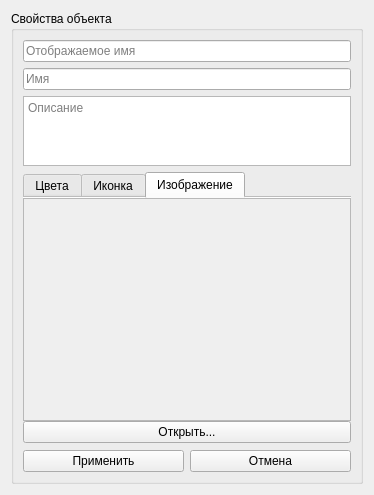
<?xml version="1.0" encoding="UTF-8"?>
<ui version="4.0">
 <class>ObjectPropertyEditorForm</class>
 <widget class="QWidget" name="ObjectPropertyEditorForm">
  <property name="geometry">
   <rect>
    <x>0</x>
    <y>0</y>
    <width>374</width>
    <height>495</height>
   </rect>
  </property>
  <property name="windowTitle">
   <string>Form</string>
  </property>
  <property name="styleSheet">
   <string notr="true"/>
  </property>
  <layout class="QVBoxLayout" name="verticalLayout">
   <item>
    <widget class="QGroupBox" name="groupBox">
     <property name="title">
      <string>Свойства объекта</string>
     </property>
     <layout class="QVBoxLayout" name="verticalLayout_2">
      <item>
       <widget class="QLineEdit" name="shortName_lineEdit">
        <property name="placeholderText">
         <string>Отображаемое имя</string>
        </property>
       </widget>
      </item>
      <item>
       <widget class="QLineEdit" name="name_lineEdit">
        <property name="placeholderText">
         <string>Имя</string>
        </property>
       </widget>
      </item>
      <item>
       <widget class="QPlainTextEdit" name="description_plainTextEdit">
        <property name="sizePolicy">
         <sizepolicy hsizetype="Expanding" vsizetype="Expanding">
          <horstretch>0</horstretch>
          <verstretch>1</verstretch>
         </sizepolicy>
        </property>
        <property name="placeholderText">
         <string>Описание</string>
        </property>
       </widget>
      </item>
      <item>
       <widget class="QTabWidget" name="property_tabWidget">
        <property name="sizePolicy">
         <sizepolicy hsizetype="Expanding" vsizetype="Expanding">
          <horstretch>0</horstretch>
          <verstretch>4</verstretch>
         </sizepolicy>
        </property>
        <property name="tabPosition">
         <enum>QTabWidget::North</enum>
        </property>
        <property name="tabShape">
         <enum>QTabWidget::Rounded</enum>
        </property>
        <property name="currentIndex">
         <number>2</number>
        </property>
        <property name="documentMode">
         <bool>true</bool>
        </property>
        <widget class="QWidget" name="tab_colors">
         <attribute name="title">
          <string>Цвета</string>
         </attribute>
         <layout class="QVBoxLayout" name="verticalLayout_3">
          <item>
           <layout class="QHBoxLayout" name="horizontalLayout_2">
            <item>
             <widget class="QLabel" name="label">
              <property name="text">
               <string>Основной цвет:</string>
              </property>
             </widget>
            </item>
            <item>
             <widget class="QLabel" name="mainColor_label">
              <property name="text">
               <string>#000000</string>
              </property>
             </widget>
            </item>
            <item>
             <widget class="QPushButton" name="selectMainColor_pushButton">
              <property name="text">
               <string>Выбрать</string>
              </property>
             </widget>
            </item>
           </layout>
          </item>
          <item>
           <layout class="QHBoxLayout" name="horizontalLayout_3">
            <item>
             <widget class="QLabel" name="label_5">
              <property name="text">
               <string>Цвет фона:</string>
              </property>
             </widget>
            </item>
            <item>
             <widget class="QLabel" name="bgrColor_label">
              <property name="text">
               <string>#000000</string>
              </property>
             </widget>
            </item>
            <item>
             <widget class="QPushButton" name="selectBgrColor_pushButton">
              <property name="text">
               <string>Выбрать</string>
              </property>
             </widget>
            </item>
           </layout>
          </item>
          <item>
           <layout class="QHBoxLayout" name="horizontalLayout_4">
            <item>
             <widget class="QLabel" name="label_3">
              <property name="text">
               <string>Цвет выбора:</string>
              </property>
             </widget>
            </item>
            <item>
             <widget class="QLabel" name="selectedColor_label">
              <property name="text">
               <string>#000000</string>
              </property>
             </widget>
            </item>
            <item>
             <widget class="QPushButton" name="selectSelectionColor_pushButton">
              <property name="text">
               <string>Выбрать</string>
              </property>
             </widget>
            </item>
           </layout>
          </item>
          <item>
           <spacer name="verticalSpacer">
            <property name="orientation">
             <enum>Qt::Vertical</enum>
            </property>
            <property name="sizeHint" stdset="0">
             <size>
              <width>20</width>
              <height>111</height>
             </size>
            </property>
           </spacer>
          </item>
         </layout>
        </widget>
        <widget class="QWidget" name="tab_icon">
         <attribute name="title">
          <string>Иконка</string>
         </attribute>
         <layout class="QVBoxLayout" name="verticalLayout_5">
          <item>
           <widget class="WidgetGalery" name="iconGalery">
            <property name="widgetResizable">
             <bool>true</bool>
            </property>
            <widget class="QWidget" name="scrollAreaWidgetContents_2">
             <property name="geometry">
              <rect>
               <x>0</x>
               <y>0</y>
               <width>312</width>
               <height>213</height>
              </rect>
             </property>
            </widget>
           </widget>
          </item>
         </layout>
        </widget>
        <widget class="QWidget" name="tab_image">
         <attribute name="title">
          <string>Изображение</string>
         </attribute>
         <layout class="QVBoxLayout" name="verticalLayout_4">
          <property name="spacing">
           <number>0</number>
          </property>
          <property name="leftMargin">
           <number>0</number>
          </property>
          <property name="topMargin">
           <number>0</number>
          </property>
          <property name="rightMargin">
           <number>0</number>
          </property>
          <property name="bottomMargin">
           <number>1</number>
          </property>
          <item>
           <widget class="WidgetGalery" name="imageHistoryGalery">
            <property name="widgetResizable">
             <bool>true</bool>
            </property>
            <widget class="QWidget" name="scrollAreaWidgetContents">
             <property name="geometry">
              <rect>
               <x>0</x>
               <y>0</y>
               <width>330</width>
               <height>205</height>
              </rect>
             </property>
            </widget>
           </widget>
          </item>
          <item>
           <widget class="QPushButton" name="openImage_pushButton">
            <property name="text">
             <string>Открыть...</string>
            </property>
           </widget>
          </item>
         </layout>
        </widget>
       </widget>
      </item>
      <item>
       <layout class="QHBoxLayout" name="horizontalLayout">
        <item>
         <widget class="QPushButton" name="accept_pushButton">
          <property name="text">
           <string>Применить</string>
          </property>
         </widget>
        </item>
        <item>
         <widget class="QPushButton" name="cancel_pushButton">
          <property name="text">
           <string>Отмена</string>
          </property>
         </widget>
        </item>
       </layout>
      </item>
     </layout>
    </widget>
   </item>
  </layout>
 </widget>
 <customwidgets>
  <customwidget>
   <class>WidgetGalery</class>
   <extends>QScrollArea</extends>
   <header location="global">Components/CustomQt/WidgetGalery.h</header>
   <container>1</container>
  </customwidget>
 </customwidgets>
 <resources/>
 <connections/>
</ui>
